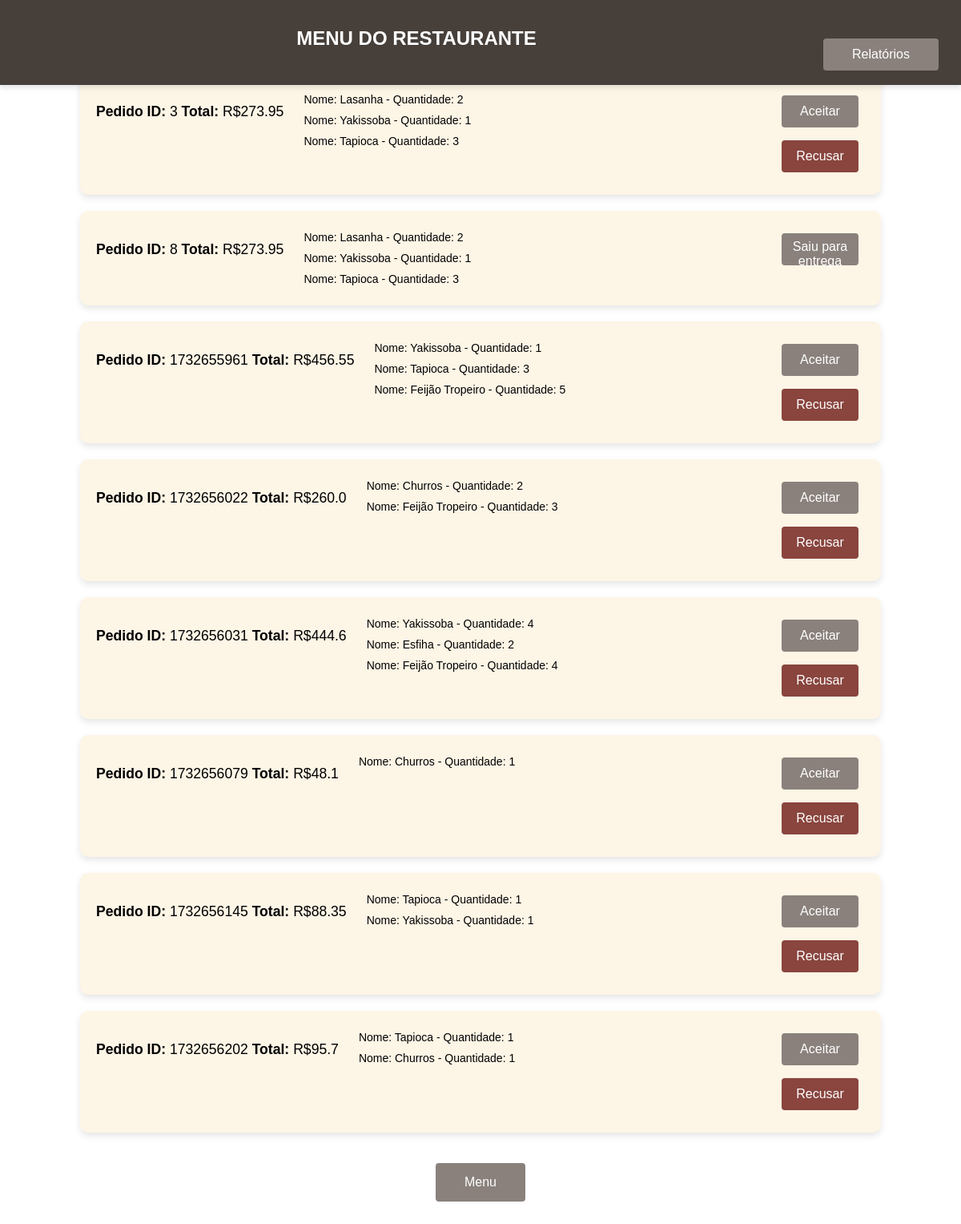
Screenshot of /pedidos (signed in) with the database file from the repository.
### tables this page shows
CREATE TABLE pedido (
                        id INTEGER PRIMARY KEY AUTOINCREMENT,
                        usuario TEXT NOT NULL,
                        id_restaurante INTEGER NOT NULL,
                        id_produto INTEGER NOT NULL,
                        quantidade INTEGER NOT NULL,
                        preco INTEGER NOT NULL,
                        total FLOAT NOT NULL,
                        id_pedido INTEGER NOT NULL,
                        status TEXT DEFAULT 'criado',
                        FOREIGN KEY (usuario) REFERENCES usuario(nome),
                        FOREIGN KEY (id_restaurante) REFERENCES restaurante(id),
                        FOREIGN KEY (id_produto) REFERENCES produto(id)
                    );

CREATE TABLE produto (
                        id INTEGER PRIMARY KEY AUTOINCREMENT,
                        nome TEXT NOT NULL,
                        preco FLOAT NOT NULL,
                        id_restaurante INTEGER NOT NULL,
                        FOREIGN KEY (id_restaurante) REFERENCES restaurante(id) 
                    );

### flaskServer.py (the view)
@flask_app.route('/pedidos')
def pedidos():
    restaurante = Singleton().get_current_restaurant_flask()
    admin = Singleton().get_current_admin()
    if restaurante:
        p_pedidos = my_db.get_pedido_id(restaurante.pk)
        pedidos_info = []  # Lista para armazenar informações de pedidos
        for pedido_id in p_pedidos:
            pedido_id = pedido_id[0]  # ID do pedido
            total = my_db.get_pedido_total(pedido_id)  # pega o total do pedido
            status = my_db.get_pedido_status_by_pedido(pedido_id)
            products = my_db.get_product_name(pedido_id)  # Obtém os produtos do pedido atual
            products_info = []  # Lista para os produtos desse pedido
            for product in products:
                nome = product[0]
                quantidade = product[1]
                products_info.append({'nome': nome, 'quantidade': quantidade})
            pedidos_info.append({'id_pedido': pedido_id,'total': total,'status': status,'product_info': products_info})
        return render_template('pedidos.html', pedidos=pedidos_info, is_admin=False, logged_in=True)
    elif admin:
        return render_template('pedidos.html', pedidos=[], is_admin=True, logged_in=True)
    else:
        return render_template('pedidos.html', pedidos=[], is_admin=False, logged_in=False)

### database/db.py (called while the page is built)
    def get_pedido_id(self, id_restaurante: int):
        cur = self.connection.cursor()
        cur.execute('''
                        SELECT DISTINCT p.id_pedido
                        FROM pedido p
                        WHERE p.status NOT IN ('recusado', 'entregue') AND id_restaurante = ?
                        ''', (id_restaurante,))
        records = cur.fetchall()
        return records

    def get_product_name(self, id_pedido: int):
        cur = self.connection.cursor()
        cur.execute('''
                    SELECT pd.nome, p.quantidade, p.id_pedido
                    FROM pedido p
                    LEFT JOIN produto pd ON p.id_produto = pd.id
                    WHERE p.id_pedido = ?
        ''', (id_pedido,))
        records = cur.fetchall()
        return records

    def get_pedido_total(self, id_pedido: int):
        cur = self.connection.cursor()
        cur.execute('''
                    SELECT ROUND(SUM(p.total), 2)
                    FROM pedido p
                    WHERE id_pedido = ?
                    GROUP BY p.id_pedido
        ''', (id_pedido,))
        record = cur.fetchone()
        return record[0]

    def get_pedido_status_by_pedido(self, id_pedido: int):
        cur = self.connection.cursor()
        cur.execute('''
                    SELECT DISTINCT p.status
                    FROM pedido p
                    WHERE id_pedido = ?
        ''', (id_pedido,))
        record = cur.fetchone()
        return record[0] if record else None

### utils/singleton.py (called while the page is built, shortened)
    def __new__(cls):
        return cls._instance

    def get_current_restaurant_flask(self):
        return self.current_restaurant_flask

    def get_current_admin(self):
        return self.current_admin

### templates/pedidos.html (shortened to what this page needs)
<!DOCTYPE html>
<html lang="pt-br">
<head>
    <link rel="stylesheet" href="{{ url_for('static', filename='css/pedidos.css') }}"/>
</head>
<body>
    {% if not logged_in %}
    <div class="login-container">
        <h2 class="title">Você não está logado</h2>
        <a href="{{ url_for('logout') }}">
            <button class="index-button"> Menu </button>
        </a>
    </div>
    {% else %}
        <div class="appbar">
            <div class="appbar-title">
                <p>Menu do Restaurante</p>
            </div>
            <a href="{{ url_for('relatorios_restaurante') }}" class="link-relatorios_restaurante">
                <button class="relatorios-button">Relatórios</button>
            </a>
        </div>
        <div class="container">
            <ul class="pedido-lista">
                {% for pedido in pedidos %}
                <li class="pedido-item">
                    <div class="pedido-actions">
                        <p>
                            <strong>Pedido ID:</strong> {{ pedido.id_pedido }}
                            <strong>Total:</strong> R${{ pedido.total }}
                        </p>
                        <ul>
                            {% for product in pedido.product_info %}
                            <li>
                                Nome: {{ product.nome }} - Quantidade: {{ product.quantidade }}
                            </li>
                            {% endfor %}
                        </ul>
                    </div>
                    {% if pedido.status == 'criado' %}
                    <div>
                        <form action="{{ url_for('alterar_status', pedido_id=pedido.id_pedido, novo_status='aceito') }}" method="post">
                            <button type="submit" class="accept-button">Aceitar</button>
                        </form>
                        <form action="{{ url_for('alterar_status', pedido_id=pedido.id_pedido, novo_status='recusado') }}" method="post">
                            <button type="submit" class="reject-button">Recusar</button>
                        </form>
                    </div>
                    {% elif pedido.status == 'aceito' %}
                    <div>
                        <form action="{{ url_for('alterar_status', pedido_id=pedido.id_pedido, novo_status='saiu_para_entrega') }}" method="post">
                            <button type="submit" class="accept-button">Saiu para entrega</button>
                        </form>
                    </div>
                    {% elif pedido.status == 'saiu para entrega' %}
                    <div>
                        <form action="{{ url_for('alterar_status', pedido_id=pedido.id_pedido, novo_status='entregue') }}" method="post">
                            <button type="submit" class="accept-button">Entregue</button>
                        </form>
                    </div>
                    {% endif %}
                </li>
                {% endfor %}
            </ul>
            <div class="buttons">
                <a href="{{ url_for('index') }}" class="link-index">
                    <button class="index-button"> Menu </button>
                </a>
            </div>
        </div>
    {% endif %}
</body>
</html>

### static/css/pedidos.css (style rules this page uses)
body { font-family: Arial, sans-serif; background-color: white; display: flex; justify-content: center; align-items: center; overflow-y: auto; }
.appbar { width: 100%; background-color: #463F3A; padding: 10px 20px; display: flex; justify-content: flex-end; box-shadow: 0 4px 6px rgba(0, 0, 0, 0.1); position: fixed; top: 0; left: 0; z-index: 1000; box-sizing: border-box; }
.appbar-title { flex-grow: 1; text-align: center; color: white; font-size: 1.5rem; font-weight: bold; text-transform: uppercase; }
.container { display: flex; justify-content: center; align-items: center; flex-direction: column; margin: 2rem; margin-top: 5%; padding: 1.5rem; }
.pedido-lista { margin: 0; padding: 0; list-style: none; display: flex; flex-direction: column; gap: 20px; }
.pedido-item { background-color: oldlace; border-radius: 10px; box-shadow: 0 4px 8px rgba(0, 0, 0, 0.1); padding: 20px; width: 80vw; text-align: left; font-size: 1.1rem; transition: transform 0.2s ease, box-shadow 0.2s ease; }
.pedido-actions { display: flex; gap: 10px; justify-content: space-between; }
ul { list-style: none; padding-left: 15px; margin: 0; }
ul li { display: flex; justify-content: space-between; font-size: 14px; padding: 5px 0; }
.accept-button, .reject-button { width: 6rem; height: 2.5rem; padding: 0.5rem; margin: 0.5rem; background-color: #8A817C; color: white; border: none; border-radius: 4px; font-size: 1rem; cursor: pointer; }
.reject-button { background-color: #89453e; }
a { margin-top: 30px; color: #007BFF; text-decoration: none; }
.index-button { width: 7rem; height: 3rem; padding: 0.8rem; margin: 0.5rem; background-color: #8A817C; color: white; border: none; border-radius: 4px; font-size: 1rem; cursor: pointer; }
.relatorios-button { width: 9rem; height: 2.5rem; padding: 0.5rem; margin: 0.5rem; background-color: #8A817C; color: white; border: none; border-radius: 4px; font-size: 1rem; cursor: pointer; }
.buttons { display: flex; justify-content: center; align-items: center; flex-direction: row; }

### rows the page displays
pedido: nome "Lasanha", quantidade "2"
pedido: nome "Yakissoba", quantidade "1"
pedido: nome "Tapioca", quantidade "3"
pedido: nome "Lasanha", quantidade "2"
pedido: nome "Yakissoba", quantidade "1"
pedido: nome "Tapioca", quantidade "3"
pedido: nome "Yakissoba", quantidade "1"
pedido: nome "Tapioca", quantidade "3"
pedido: nome "Feijão Tropeiro", quantidade "5"
pedido: nome "Churros", quantidade "2"
pedido: nome "Feijão Tropeiro", quantidade "3"
pedido: nome "Yakissoba", quantidade "4"
pedido: nome "Esfiha", quantidade "2"
pedido: nome "Feijão Tropeiro", quantidade "4"
pedido: nome "Churros", quantidade "1"
pedido: nome "Tapioca", quantidade "1"
pedido: nome "Yakissoba", quantidade "1"
pedido: nome "Tapioca", quantidade "1"
pedido: nome "Churros", quantidade "1"

### other values shown
{{ pedido.id_pedido }} "3" "8" "1732655961" "1732656022" "1732656031" "1732656079" "1732656145" "1732656202"
{{ pedido.total }} "273.95" "273.95" "456.55" "260.0" "444.6" "48.1" "88.35" "95.7"
